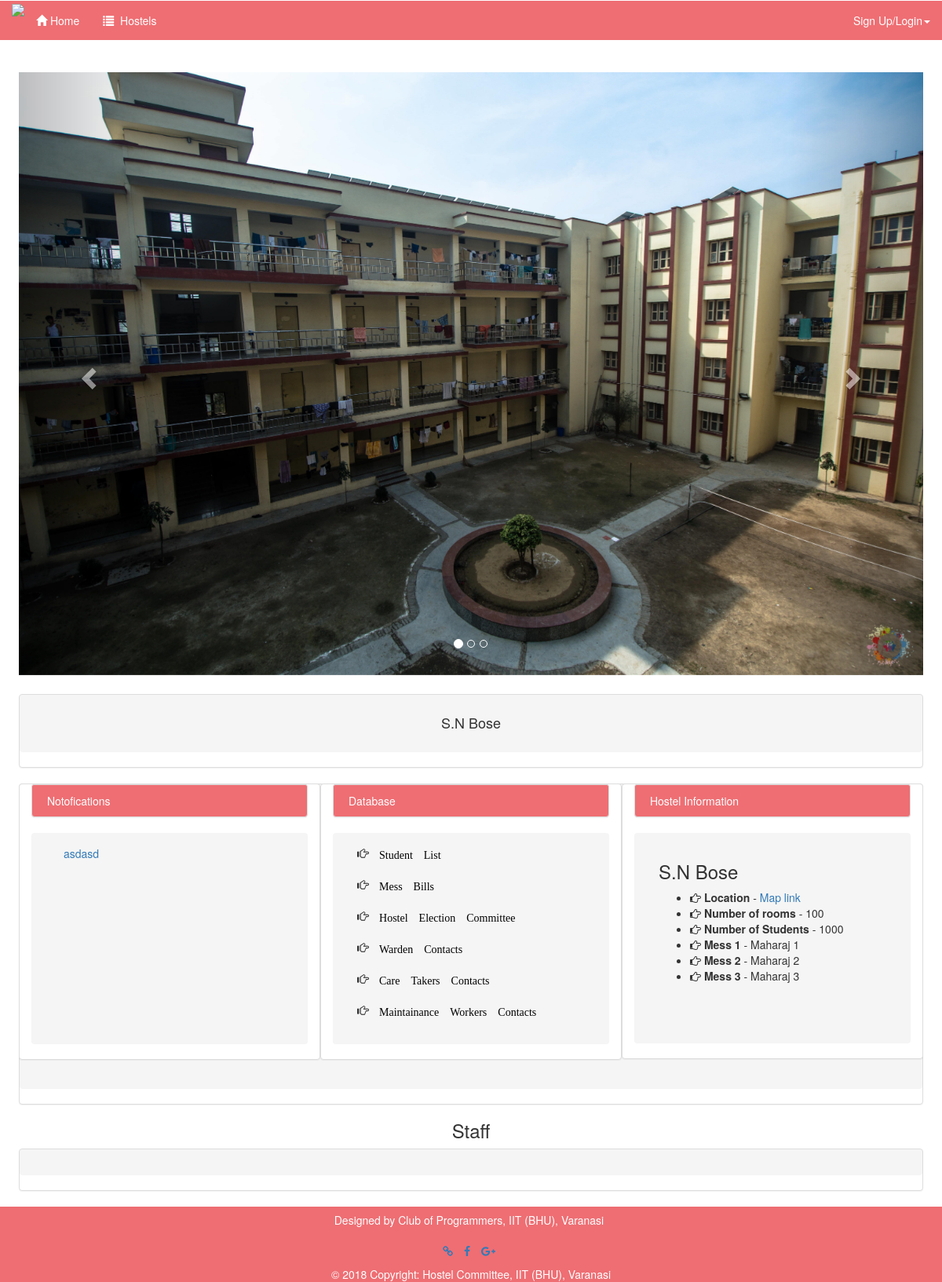
/hostel/1/, run on the app's committed database.
### Student/models.py (models this page shows, shortened)
class Hostel(models.Model):
	hostel_name = models.CharField(max_length=1000)
	location = models.CharField(max_length=1000)
	rooms = models.PositiveIntegerField(default=0)
	hostel_image1 = models.ImageField(upload_to='hostel_images')
	hostel_image2 = models.ImageField(upload_to='hostel_images')
	hostel_image3 = models.ImageField(upload_to='hostel_images')
	flag_image = models.ImageField(upload_to='hostel_images',null=True)
	number_of_students = models.PositiveIntegerField(default=0)
	mess1_maharaj_name = models.CharField(max_length=100,null=True)
	mess2_maharaj_name = models.CharField(max_length=100,null=True)
	mess3_maharaj_name = models.CharField(max_length=100,null=True)
	mess_bill_link = models.CharField(max_length=500,null=True)
	student_list = models.CharField(max_length=500,null=True)
	canteen_menu = models.CharField(max_length=500,null=True)
	HEC = models.CharField(max_length=500,null=True)
	wardens = models.CharField(max_length=500,null=True)
	care_takers = models.CharField(max_length=500,null=True)
	maintainance_workers = models.CharField(max_length=500,null=True)
	duties_of_hec = models.CharField(max_length=500,null=True)

class Notifcation(models.Model):
	hostel = models.ForeignKey(Hostel, on_delete=models.CASCADE, null=True)
	link = models.CharField(max_length=2000, null=True, blank=True)
	message = models.TextField()
	time_stamp = models.DateTimeField(default=datetime.now())

### Student/views.py (the view)
# urls.py: url(r'^hostel/(?P<pk>[0-9]+)/$', views.Hostel_View, name='hostel_view'),
def Hostel_View(request,pk):
	isadmin = checkadmin(request)
	hostel = get_object_or_404(Hostel,pk=pk)
	notification = Notifcation.objects.filter(hostel=hostel).order_by('-time_stamp')
	staff = Staff.objects.filter(hostel = hostel)
	return render(request, 'student/hostel.html',{
		"hostel" : hostel,
		"isadmin" : isadmin,
		"notifications" : notification,
		"staff" : staff,
		})

### Student/views.py (called while the page is built)
def checkadmin(request):
	isadmin = False
	if(request.user.is_authenticated):
		try:
			hostelprofile = HostelProfile.objects.get(user=request.user)
			isadmin = True
		except:
			isadmin = False
	return isadmin

### Student/templates/student/hostel.html (shortened to what this page needs)
<!DOCTYPE html>
<html lang="en">
<head>
  {% load staticfiles %}
</head>
<body>
  {% include 'student/home_page_navbar.html' %}
  <br>
<div id="myCarousel" class="carousel slide " style="margin-left: 2%;margin-right: 2%;margin-bottom: 20%" data-ride="carousel">
  <ol class="carousel-indicators">
    <li data-target="#myCarousel" data-slide-to="0" class="active"></li>
    <li data-target="#myCarousel" data-slide-to="1"></li>
    <li data-target="#myCarousel" data-slide-to="2"></li>
  </ol>
  <div class="carousel-inner" role="listbox">
      <div class="item active">
      <img class="img img-responsive" src='{{hostel.hostel_image1.url}}'  alt="Vrindavan Bhawan ">
    </div>
  </div>
  <a class="left carousel-control" href="#myCarousel" role="button" data-slide="prev">
    <span class="glyphicon glyphicon-chevron-left" aria-hidden="true"></span>
  </a>
  <a class="right carousel-control" href="#myCarousel" role="button" data-slide="next">
    <span class="glyphicon glyphicon-chevron-right" aria-hidden="true"></span>
  </a>
</div>
<div class="panel panel-default " style="margin-left: 2%;margin-right: 2% ;margin-top: -18%">
              <div class="panel panel-body" style="background-color:rgba(128, 128, 128, 0.08);">
                <div class="container-fluid">
                    <div class="row">
                      <div class="col-md-12">
                        <center><h4>{{hostel.hostel_name}}</h4></center>
                      </div>
                    </div>
                </div>
        </div>
  </div>
<div style="margin-left: 2%;margin-right: 2%" >
     <div class="panel panel-default col-sm-4" >
          <div class="panel panel-heading " style="background-color:#ee6e73; color:#FFF;">&nbsp;Notofications </div>
              <div class="panel panel-body" style="background-color:rgba(128, 128, 128, 0.08);">
                <div class="container-fluid">
                    <div class="row">
                    <div class="col-md-12" style="margin-left: 10px; " >
                              <p style="height:226px ;overflow-y:scroll">
                     {%  for list  in notifications %}
                    <a href="{{list.link}}" target="_blank">{{list.message}}</a>&nbsp;{% if isadmin %}<a href="/hostel/removenotification/{{list.id}}/"><i class="fa fa-remove" style="color: red;"></i></a>{% endif %}<br>
                    {% endfor %}
                      </p>    </div>
                    </div>
                </div>
        </div>
  </div>
    <div class="panel panel-default col-sm-4" >
          <div class="panel panel-heading " style="background-color:#ee6e73; color:#FFF;">&nbsp;Database</div>
              <div class="panel panel-body" style="background-color:rgba(128, 128, 128, 0.08);">
                <div class="container-fluid">
                    <div class="row">
                      <div class="col-md-12 " >
<div style="height:236px;overflow-y:scroll">
    {% if hostel.student_list %}
    <span class="glyphicon glyphicon-hand-right"> <a target="_blank" style="color: black" href="{{hostel.student_list}}"> Student List</a></span><br><br>
    {% endif %}
    {% if hostel.mess_bill_link %}
    <span class="glyphicon glyphicon-hand-right"> <a target="_blank" style="color: black" href="{{hostel.mess_bill_link}}"> Mess Bills</a></span><br><br>
    {% endif %}
    {% if hostel.HEC %}
    <span class="glyphicon glyphicon-hand-right"> <a target="_blank" style="color: black" href="{{hostel.HEC}}"> Hostel Election Committee</a></span><br><br>
    {% endif %}
    {% if hostel.wardens %}
    <span class="glyphicon glyphicon-hand-right"> <a target="_blank" style="color: black" href="{{hostel.wardens}}"> Warden Contacts</a></span><br><br>
    {% endif %}
    {% if hostel.care_takers %}
    <span class="glyphicon glyphicon-hand-right"> <a target="_blank" style="color: black" href="{{hostel.care_takers}}"> Care Takers Contacts</a></span><br><br>
    {% endif %}
    {% if hostel.maintainance_workers %}
    <span class="glyphicon glyphicon-hand-right"> <a target="_blank" style="color: black" href="{{hostel.maintainance_workers}}"> Maintainance Workers Contacts</a></span><br><br>
    {% endif %}
    {% if hostel.duties_of_hec %}
    <span class="glyphicon glyphicon-hand-right"> <a target="_blank" style="color: black" href="{{hostel.duties_of_hec}}"> HEC Duties</a></span><br><br>
    {% endif %}
</div>
                      </div>
                    </div>
                </div>
        </div>
  </div>
    <div style=""class="panel panel-default col-sm-4" >
          <div class="panel panel-heading" style="background-color:#ee6e73; color:#FFF;">&nbsp;Hostel Information</div>
              <div class="panel panel-body" style="background-color:rgba(128, 128, 128, 0.08);">
                <div class="container-fluid">
                    <div class="row">
                      <div class="col-md-12">
<div style="height:215px;">
<h3>{{hostel.hostel_name}}</h3>
<ul>
  <li>
    <i class="fa fa-hand-o-right"></i>   <b>Location</b>  - <a target="_blank" href="{{hostel.location}}"> Map link</a>
  </li>
  <li>
    <i class="fa fa-hand-o-right"></i>   <b>Number of rooms</b>  -  {{hostel.rooms}}
  </li>
  <li>
    <i class="fa fa-hand-o-right"></i>   <b>Number of Students</b>  -  {{hostel.number_of_students}}
    </li>
    <li>
    {% if hostel.mess1_maharaj_name %}
    <i class="fa fa-hand-o-right"></i>   <b>Mess 1</b>  -  {{hostel.mess1_maharaj_name}}
    {% endif %}
</li>
<li>
    {% if hostel.mess2_maharaj_name %}
    <i class="fa fa-hand-o-right"></i>   <b>Mess 2</b>  -  {{hostel.mess2_maharaj_name}}
    {% endif %}
</li>
<li>
    {% if hostel.mess3_maharaj_name %}
    <i class="fa fa-hand-o-right"></i>   <b>Mess 3</b>  -  {{hostel.mess3_maharaj_name}}
    {% endif %}
    </li>
</ul>
</div>
                      </div>
                    </div>
                </div>
        </div>
  </div>
</div>
<div style="margin-left: 2%;margin-right: 2%" >
</div>
</body>
</html>
 <h3 id="not" align="center">Staff</h3>
        <div style="margin-left: 2%;margin-right: 2%" >
   <div class="panel panel-default " >
      <div class="panel panel-body" style="background-color:rgba(128, 128, 128, 0.08);" id="hostel_section">
      </div>
   </div>
</div>
  </body>
</html>
<footer class="page-footer font-small stylish-color-dark pt-4" style="background-color: #ee6e73; color: #FFF">
    <ul class="list-unstyled list-inline text-center py-2">
      <li class="list-inline-item">
        <h5 class="mb-1">Designed by Club of Programmers, IIT (BHU), Varanasi</h5>
      </li>
    </ul>
    <ul class="list-unstyled list-inline text-center">
      <li class="list-inline-item">
        <a href="http://www.copsiitbhu.co.in/" target="_blank" class="btn-floating btn-fb mx-1">
          <i class="fa fa-link"> </i>
        </a>
      </li>
      <li class="list-inline-item">
        <a href="http://www.facebook.com/cops.iitbhu/" target="_blank" class="btn-floating btn-tw mx-1">
          <i class="fa fa-facebook"> </i>
        </a>
      </li>
      <li class="list-inline-item">
        <a href="#" class="btn-floating btn-gplus mx-1">
          <i class="fa fa-google-plus"> </i>
        </a>
      </li>
    </ul>
    <div class="footer-copyright text-center py-3">© 2018 Copyright:
      Hostel Committee, IIT (BHU), Varanasi
    </div>
</footer>

### Student/templates/student/hostel.html (style rules this page uses)
html { scroll-behavior: smooth; }

### Student/templates/student/home_page_navbar.html (style rules this page uses)
html { scroll-behavior: smooth; }

### data on the page
Hostel: hostel_image1 (picture), hostel_name "S.N Bose", rooms "100", number_of_students "1000", mess1_maharaj_name "Maharaj 1", mess2_maharaj_name "Maharaj 2", mess3_maharaj_name "Maharaj 3"
Notifcation: message "asdasd"
